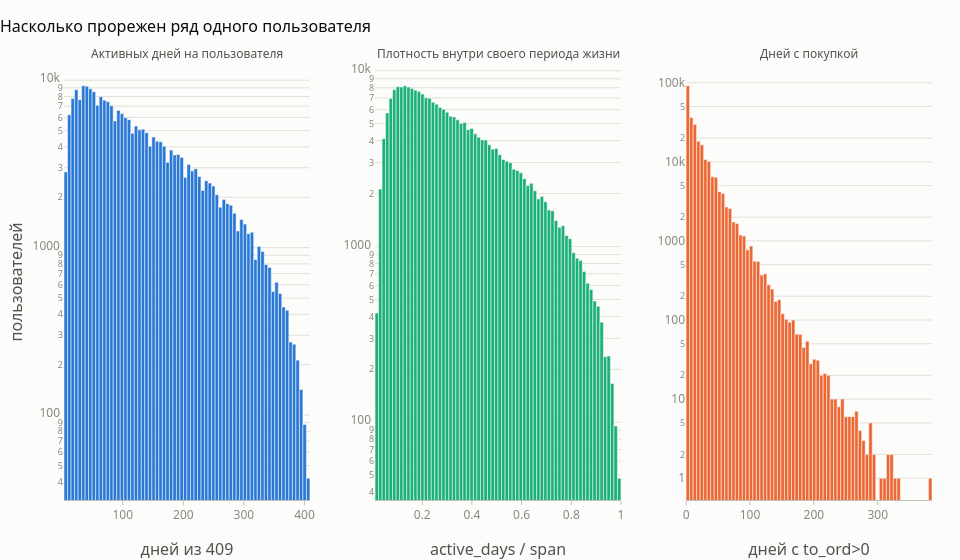

Notebook code cell kept with this figure:
### Code cell
fig = make_subplots(rows=1, cols=3, horizontal_spacing=0.075,
                    subplot_titles=["Активных дней на пользователя",
                                    "Плотность внутри своего периода жизни",
                                    "Дней с покупкой"])
fig.add_trace(hist_trace(up["n_days"].to_numpy(), bins=70, slot=0), row=1, col=1)
fig.add_trace(hist_trace(up["density_span"].to_numpy(), bins=70, slot=2), row=1, col=2)
fig.add_trace(hist_trace(up["n_ord_days"].to_numpy(), bins=70, slot=1), row=1, col=3)
fig.update_yaxes(type="log", title="пользователей", row=1, col=1)
fig.update_yaxes(type="log", row=1, col=2); fig.update_yaxes(type="log", row=1, col=3)
fig.update_xaxes(title="дней из 409", row=1, col=1)
fig.update_xaxes(title="active_days / span", row=1, col=2)
fig.update_xaxes(title="дней с to_ord>0", row=1, col=3)
for a in fig.layout.annotations:
    a.font = dict(size=12, color=INK2)
fig.update_layout(showlegend=False, hovermode="closest", bargap=0.02)
show(fig, "Насколько прорежен ряд одного пользователя", h=560)

### Figure 1 — Plotly figure (JSON) as saved in the notebook; plotly's stock layout.template omitted (floating-point values rounded to 4 significant figures)
{"data": [{"hovertemplate": "%{x:.3f} → %{y:,}<extra></extra>", "marker": {"color": "#2a78d6", "line": {"color": "#fcfcfb", "width": 0.5}}, "name": "", "type": "bar", "x": [5.9, 11.7, 17.5, 23.3, 29.1, 34.9, 40.7, 46.5, 52.3, 58.1, 63.9, 69.7, 75.5, 81.3, 87.1, 92.9, 98.7, 104.5, 110.3, 116.1, 121.9, 127.7, 133.5, 139.3, 145.1, 150.9, 156.7, 162.5, 168.3, 174.1, 179.9, 185.7, 191.5, 197.3, 203.1, 208.9, 214.7, 220.5, 226.3, 232.1, 237.9, 243.7, 249.5, 255.3, 261.1, 266.9, 272.7, 278.5, 284.3, 290.1, 295.9, 301.7, 307.5, 313.3, 319.1, 324.9, 330.7, 336.5, 342.3, 348.1, 353.9, 359.7, 365.5, 371.3, 377.1, 382.9, 388.7, 394.5, 400.3, 406.1], "xaxis": "x", "y": [2831, 6225, 7774, 8773, 7641, 9261, 9192, 8883, 8542, 7084, 7972, 7601, 7438, 7043, 5712, 6604, 6315, 5970, 5815, 4818, 5323, 5058, 5093, 4857, 4031, 4584, 4318, 4285, 4031, 3238, 3826, 3576, 3597, 3461, 2621, 3138, 2875, 2960, 2658, 2198, 2512, 2431, 2331, 2073, 1744, 1938, 1829, 1790, 1607, 1259, 1474, 1383, 1210, 1236, 850, 1017, 949, 794, 762, 547, 621, 533, 442, 423, 273, 265, 213, 142, 88, 42], "yaxis": "y"}, {"hovertemplate": "%{x:.3f} → %{y:,}<extra></extra>", "marker": {"color": "#1baf7a", "line": {"color": "#fcfcfb", "width": 0.5}}, "name": "", "type": "bar", "x": [0.01712, 0.03126, 0.04541, 0.05955, 0.07369, 0.08783, 0.102, 0.1161, 0.1303, 0.1444, 0.1585, 0.1727, 0.1868, 0.201, 0.2151, 0.2293, 0.2434, 0.2575, 0.2717, 0.2858, 0.3, 0.3141, 0.3282, 0.3424, 0.3565, 0.3707, 0.3848, 0.399, 0.4131, 0.4272, 0.4414, 0.4555, 0.4697, 0.4838, 0.498, 0.5121, 0.5262, 0.5404, 0.5545, 0.5687, 0.5828, 0.5969, 0.6111, 0.6252, 0.6394, 0.6535, 0.6677, 0.6818, 0.6959, 0.7101, 0.7242, 0.7384, 0.7525, 0.7667, 0.7808, 0.7949, 0.8091, 0.8232, 0.8374, 0.8515, 0.8656, 0.8798, 0.8939, 0.9081, 0.9222, 0.9364, 0.9505, 0.9646, 0.9788, 0.9929], "xaxis": "x2", "y": [418, 2121, 4105, 5750, 6953, 7807, 8122, 8079, 8213, 8081, 7935, 7754, 7617, 7370, 7018, 6979, 6626, 6454, 6184, 6045, 5810, 5509, 5464, 5256, 5018, 5072, 4624, 4700, 4375, 4189, 4043, 4034, 3789, 3581, 3615, 3326, 3129, 3056, 2998, 2748, 2706, 2627, 2432, 2222, 2288, 2074, 1865, 1927, 1796, 1613, 1597, 1407, 1285, 1313, 1154, 1108, 921, 858, 832, 720, 618, 569, 490, 457, 371, 236, 238, 166, 95, 48], "yaxis": "y2"}, {"hovertemplate": "%{x:.3f} → %{y:,}<extra></extra>", "marker": {"color": "#eb6834", "line": {"color": "#fcfcfb", "width": 0.5}}, "name": "", "type": "bar", "x": [2.75, 8.25, 13.75, 19.25, 24.75, 30.25, 35.75, 41.25, 46.75, 52.25, 57.75, 63.25, 68.75, 74.25, 79.75, 85.25, 90.75, 96.25, 101.8, 107.2, 112.8, 118.2, 123.8, 129.2, 134.8, 140.2, 145.8, 151.2, 156.8, 162.2, 167.8, 173.2, 178.8, 184.2, 189.8, 195.2, 200.8, 206.2, 211.8, 217.2, 222.8, 228.2, 233.8, 239.2, 244.8, 250.2, 255.8, 261.2, 266.8, 272.2, 277.8, 283.2, 288.8, 294.2, 299.8, 305.2, 310.8, 316.2, 321.8, 327.2, 332.8, 338.2, 343.8, 349.2, 354.8, 360.2, 365.8, 371.2, 376.8, 382.2], "xaxis": "x3", "y": [91429, 36217, 29667, 18158, 16449, 10705, 10106, 6464, 6375, 4199, 3976, 2686, 2568, 1739, 1664, 1185, 1154, 770, 862, 555, 551, 372, 384, 279, 246, 172, 181, 120, 102, 94, 100, 66, 66, 45, 54, 28, 32, 31, 20, 21, 20, 10, 10, 8, 10, 6, 6, 6, 7, 4, 3, 2, 5, 2, 0, 1, 1, 2, 2, 1, 1, 0, 0, 0, 0, 0, 0, 0, 0, 1], "yaxis": "y3"}], "layout": {"annotations": [{"font": {"color": "#52514e", "size": 12}, "showarrow": false, "text": "Активных дней на пользователя", "x": 0.1417, "xanchor": "center", "xref": "paper", "y": 1.0, "yanchor": "bottom", "yref": "paper"}, {"font": {"color": "#52514e", "size": 12}, "showarrow": false, "text": "Плотность внутри своего периода жизни", "x": 0.5, "xanchor": "center", "xref": "paper", "y": 1.0, "yanchor": "bottom", "yref": "paper"}, {"font": {"color": "#52514e", "size": 12}, "showarrow": false, "text": "Дней с покупкой", "x": 0.8583, "xanchor": "center", "xref": "paper", "y": 1.0, "yanchor": "bottom", "yref": "paper"}], "autosize": false, "bargap": 0.02, "height": 560, "hovermode": "closest", "margin": {"b": 60}, "showlegend": false, "title": {"text": "Насколько прорежен ряд одного пользователя"}, "width": 960, "xaxis": {"anchor": "y", "automargin": true, "domain": [0.0, 0.2833], "title": {"text": "дней из 409"}}, "xaxis2": {"anchor": "y2", "automargin": true, "domain": [0.3583, 0.6417], "title": {"text": "active_days / span"}}, "xaxis3": {"anchor": "y3", "automargin": true, "domain": [0.7167, 1.0], "title": {"text": "дней с to_ord>0"}}, "yaxis": {"anchor": "x", "automargin": true, "domain": [0.0, 1.0], "title": {"text": "пользователей"}, "type": "log"}, "yaxis2": {"anchor": "x2", "automargin": true, "domain": [0.0, 1.0], "type": "log"}, "yaxis3": {"anchor": "x3", "automargin": true, "domain": [0.0, 1.0], "type": "log"}}}
